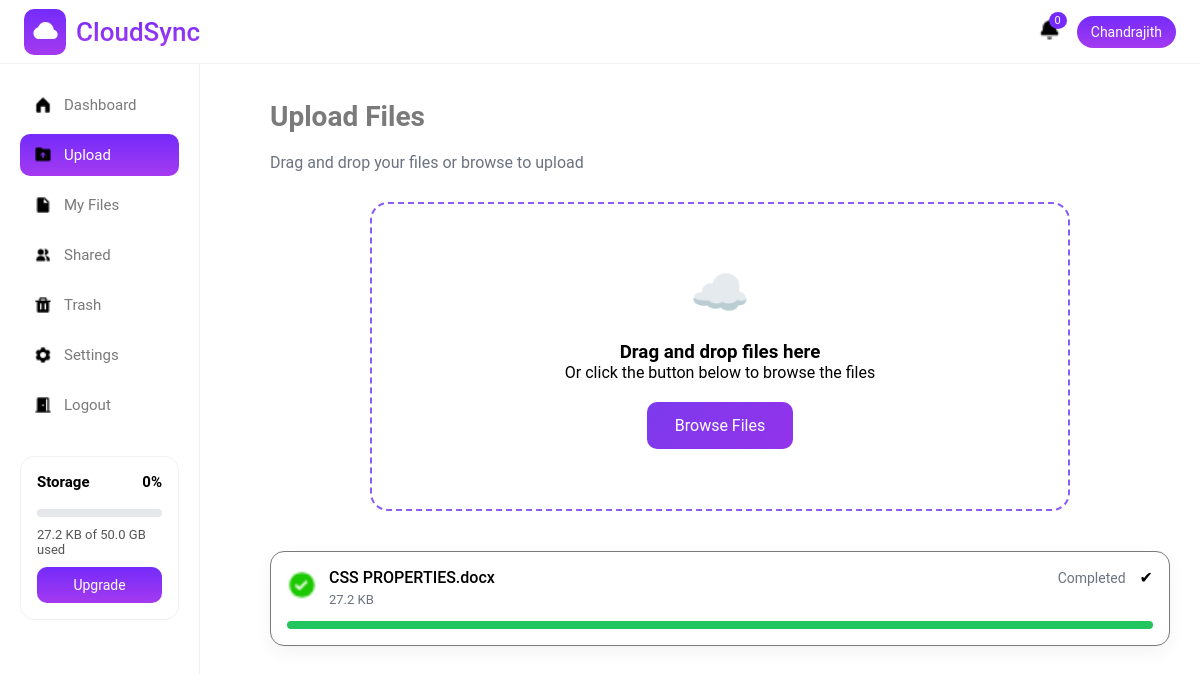
The app's page /user/upload/ (signed in), older data.
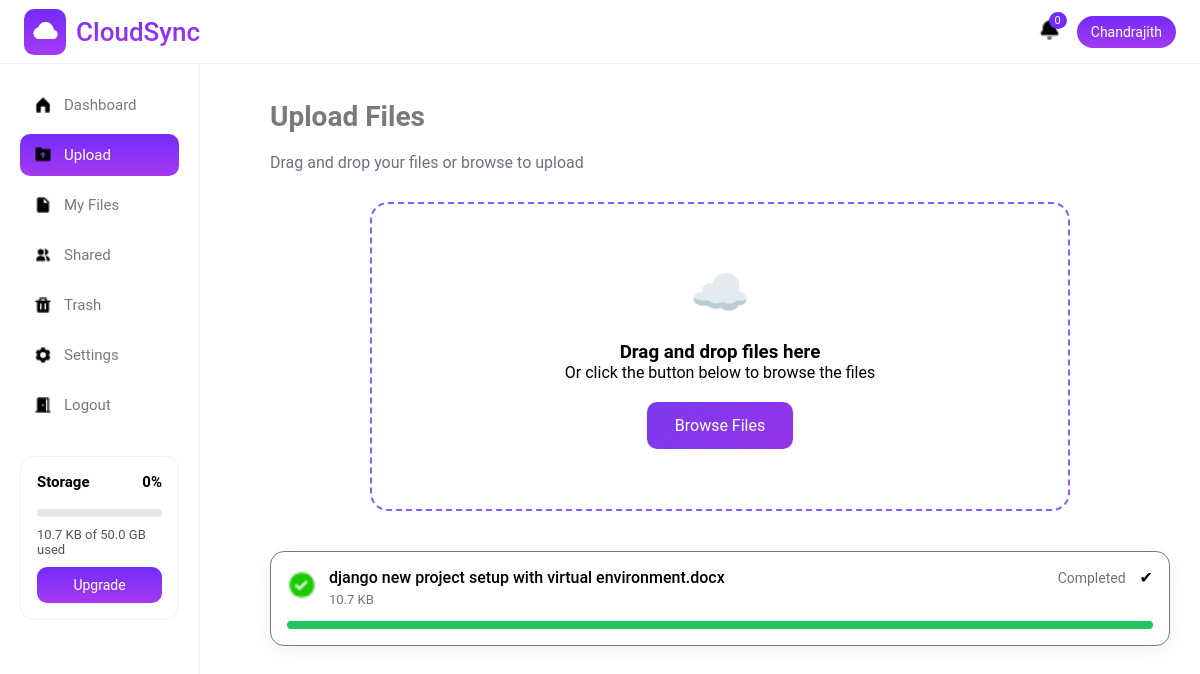
The same page, newer data.
### storageapp/models.py (models this page shows, shortened)
class CloudFile(models.Model):
    FILE_TYPES = (
        ("image", "Image"),
        ("video", "Video"),
        ("document", "Document"),
        ("other", "Other"),
    )
    user = models.ForeignKey(settings.AUTH_USER_MODEL, on_delete=models.CASCADE)
    file_name = models.CharField(max_length=255)
    file_size = models.BigIntegerField()
    file_type = models.CharField(max_length=20, choices=FILE_TYPES)
    file_url = models.URLField(null=True, blank=True)
    uploaded_file = models.FileField(upload_to='cloud/',null=True)
    public_id = models.CharField(max_length=255,null=True)
    uploaded_at = models.DateTimeField(auto_now_add=True)
    is_deleted = models.BooleanField(default=False)
    deleted_at = models.DateTimeField(null=True, blank=True)

### storageapp/views.py (the view, shortened to what this page needs)
# urls.py: path('upload/', upload_page, name='upload_page'),
def upload_page(request):
    if request.user.is_authenticated:
        if request.method == 'GET':
            if request.user.is_superuser:
                base_template = "adminpanel/admin_base.html"
            else:
                base_template = "storageapp/base.html"
            last_uploads = (
                CloudFile.objects
                .filter(user=request.user, is_deleted=False)
                .order_by("-uploaded_at")[:10]
            )
            return render(
                request,
                "storageapp/upload.html",
                {"last_uploads": last_uploads,
                "base_template": base_template},
            )
    else:
        next_url = reverse('storageapp:upload_page')
        request.session['next_url'] = next_url
        return redirect('accounts:signin_page')

### storageapp/context_processors.py (called while the page is built)
def storage_info(request):
    if not request.user.is_authenticated:
        return {}
    sub = UserSubscription.objects.select_related("plan").filter(user=request.user).first()
    used = (
        CloudFile.objects
        .filter(user=request.user, is_deleted=False)
        .aggregate(total=Sum("file_size"))["total"] or 0
    )
    limit = sub.plan.storage_limit
    storage_percent = min(
        int((used / limit) * 100) if limit else 0,
        100
    )
    return {
        "storage_used": used,
        "storage_limit": limit,
        "storage_percent": int((used / limit) * 100) if limit else 0,
        "current_plan": sub.plan,
        "storage_percent":storage_percent,
    }

### storageapp/templates/storageapp/upload.html (shortened to what this page needs)
{% extends base_template %}
{% load static %}
{% block style %}
    <link rel="stylesheet" href="{% static 'css/upload.css' %}">
{% endblock %}
{% block content %}
<h2 class="page-title">Upload Files</h2>
<p class="page-subtitle">Drag and drop your files or browse to upload</p>
<div class="upload-box" id="dropZone">
    <div class="upload-icon">☁️</div>
    <h3>Drag and drop files here</h3>
    <p>Or click the button below to browse the files</p>
    <button class="browse-btn" onclick="document.getElementById('fileInput').click()">
        Browse Files
    </button>
</div>
    <div class="upload-list" id="uploadList">
    {% for file in last_uploads %}
    <div class="upload-row">
        <div class="upload-left">
            <div class="file-icon">
                    <img src="{% static 'images/checkmark.png' %}" alt="image">
            </div>
            <div>
                <div class="file-name">{{ file.file_name }}</div>
                <div class="file-size">{{ file.file_size|filesizeformat }}</div>
            </div>
        </div>
        <div class="upload-right">
            <span class="status-text completed">Completed</span>
            <span class="check">✔</span>
        </div>
        <div class="bar completed">
            <div class="bar-fill" style="width:100%;"></div>
        </div>
    </div>
{% empty %}
    <p style="color:#6b7280;">No recent uploads</p>
{% endfor %}
</div>
{% endblock %}

### storageapp/templates/adminpanel/admin_base.html (shortened to what this page needs)
{% load static %}
<!DOCTYPE html>
<html lang="en">
<head>
    <link rel="stylesheet" href="{% static 'css/common.css' %}">
    <link rel="stylesheet" href="{% static 'css/base.css' %}">
    {% block style %}
    {% endblock %}
</head>
<body>
<div class="header">
    <div class="logoarea">
        <div class="logoimage">
            <img src="{% static 'images/cloud.png' %}" alt="logoimage">
        </div>
        <div class="logotext">CloudSync</div>
    </div>
    <div class="header-right">
        <div class="notification"><img src="{% static 'images/bell.png' %}" alt="" srcset=""><span>0</span></div>
        <div class="user-pill">{{ request.user.first_name|default:request.user.username }}</div>
    </div>
</div>
<div class="sidebar">
    <a href="{% url 'storageapp:admin_dashboard' %}" class="nav-item {% if request.resolver_match.url_name == 'admin_dashboard' %}active{% endif %}"><img src="{% static 'images/dashboard.png' %}" alt=""> Dashboard</a>
    <a href="{% url 'storageapp:upload_page' %}" class="nav-item {% if request.resolver_match.url_name == 'upload_page' %}active{% endif %}"><img src="{% static 'images/upload.png' %}" alt=""> Upload</a>
    <a href="{% url 'storageapp:myfiles' %}" class="nav-item {% if request.resolver_match.url_name == 'myfiles' %}active{% endif %}"><img src="{% static 'images/myfile.png' %}" alt=""> My Files</a>
    <a href="{% url 'storageapp:shared_files' %}" class="nav-item {% if request.resolver_match.url_name == 'shared_files' %}active{% endif %}"><img src="{% static 'images/share.png' %}" alt=""> Shared</a>
    <a href="{% url 'storageapp:trash' %}" class="nav-item {% if request.resolver_match.url_name == 'trash' %}active{% endif %}"><img src="{% static 'images/trash.png' %}" alt=""> Trash</a>
    <a href="{% url 'storageapp:settings_page' %}" class="nav-item {% if request.resolver_match.url_name == 'settings' %}active{% endif %}"><img src="{% static 'images/settings.png' %}" alt=""> Settings</a>
    <a href="{% url 'accounts:user_logout' %}" class="nav-item"><img src="{% static 'images/logout.png' %}" alt=""> Logout</a>
    <div class="storage-box">
        <div style="display:flex;justify-content:space-between">
            <strong>Storage</strong>
            <strong>{{ storage_percent }}%</strong>
        </div>
        <div class="progressbar">
        </div>
        <p>
            {{ storage_used|filesizeformat }}
            of
            {{ storage_limit|filesizeformat }}
            used
        </p>
        {% if current_plan.name != "Business" %}
            <a href="{% url 'subscriptions:upgrade_page' %}" class="upgrade-btn">
                Upgrade
            </a>
        {% endif %}
    </div>
</div>
<div class="main">
    {% block content %}
    {% endblock %}
</div>
</body>
</html>

Row changes from the older to the newer data that the page shows:
removed CloudFile: file_name "CSS PROPERTIES.docx", file_size|filesizeformat "27.2 KB"
added CloudFile: file_name "django new project setup with virtual environment.docx", file_size|filesizeformat "10.7 KB"
Text that changed along with them:
{{ storage_used|filesizeformat }}: "27.2 KB" → "10.7 KB"
